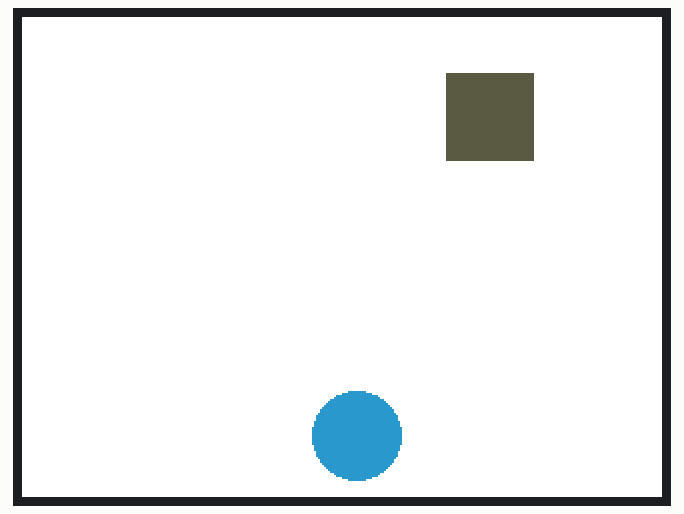
This sketch was run on a simulated ESP32. On the bench: 320×240 colour display. Random numbers use the default seed unless the sketch sets one.

Above: at 0.3 s.
At 4.3 s:
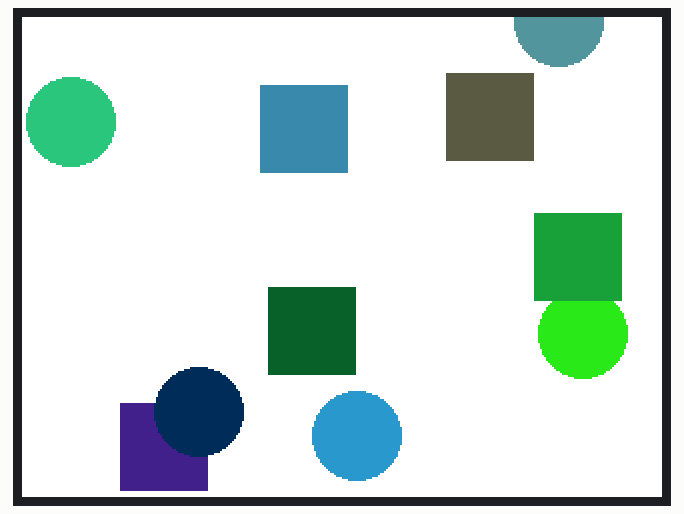
At 9.3 s:
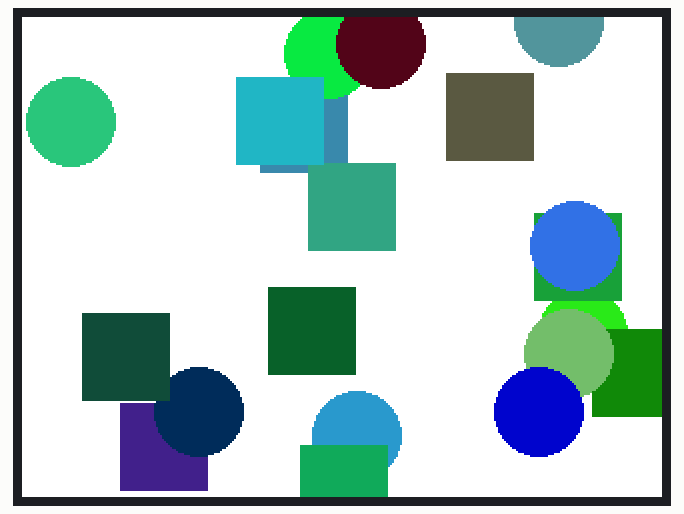
At 19.3 s:
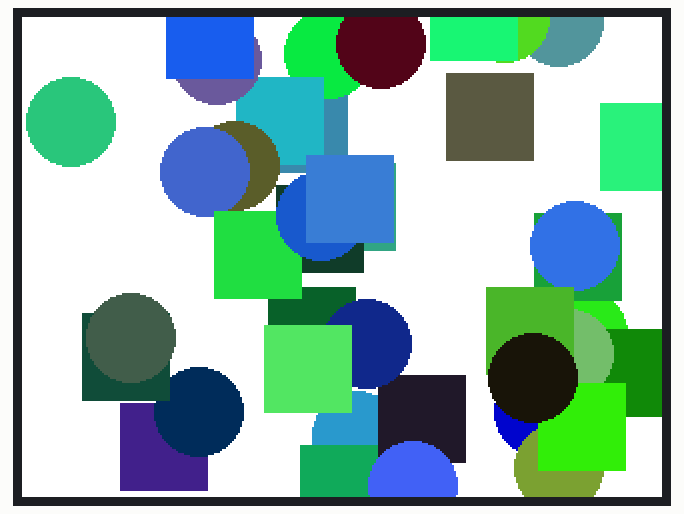
At 28.4 s:
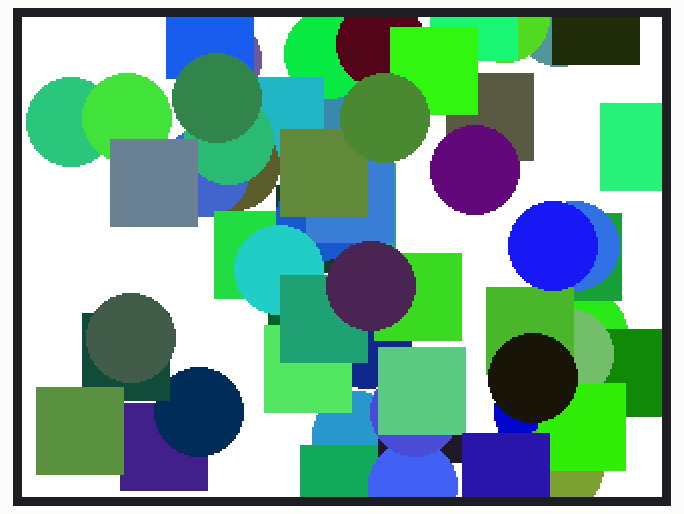
At 38.4 s:
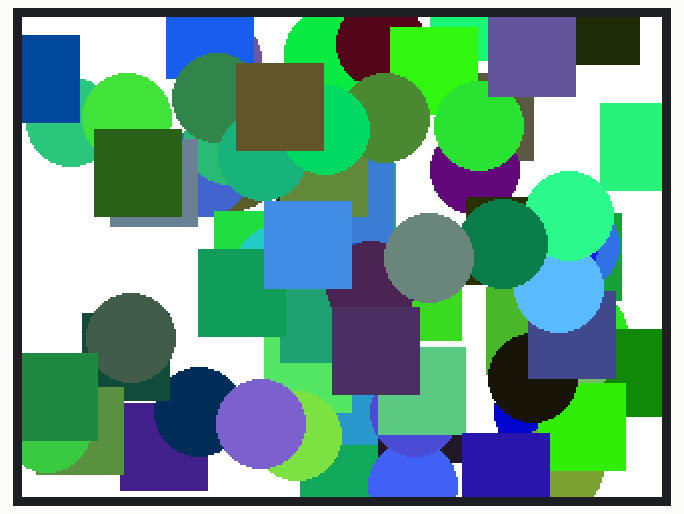

Measured:
- what the display in image 1 shows lasts 1.0 s, from 4.2 s to 5.2 s

The sketch:

M5GFX.ino
```cpp
//https://docs.m5stack.com/en/arduino/m5station/display
// Station uses the M5GFX library as the screen driver.
// Refer to the API & examples below for simple display implementation.
// For more API details, refer to the M5GFX source code.

#include "M5Unified.h"

void draw_function(LovyanGFX* gfx)
{
    int x      = rand() % gfx->width();
    int y      = rand() % gfx->height();
    int r      = (gfx->width() >> 4) + 2;
    uint16_t c = rand();
    gfx->fillRect(x - r, y - r, r * 2, r * 2, c);
}

void setup()
{
    auto cfg = M5.config();
    M5.begin(cfg);
    int textsize = M5.Display.height() / 60;
    if (textsize == 0) {
        textsize = 1;
    }
    M5.Display.setTextSize(textsize);
    M5.Display.clear(TFT_WHITE);
}

void loop()
{
    int x      = rand() % M5.Display.width();
    int y      = rand() % M5.Display.height();
    int r      = (M5.Display.width() >> 4) + 2;
    uint16_t c = rand();
    M5.Display.fillCircle(x, y, r, c);
    draw_function(&M5.Display);
    delay(1000);
}
```
